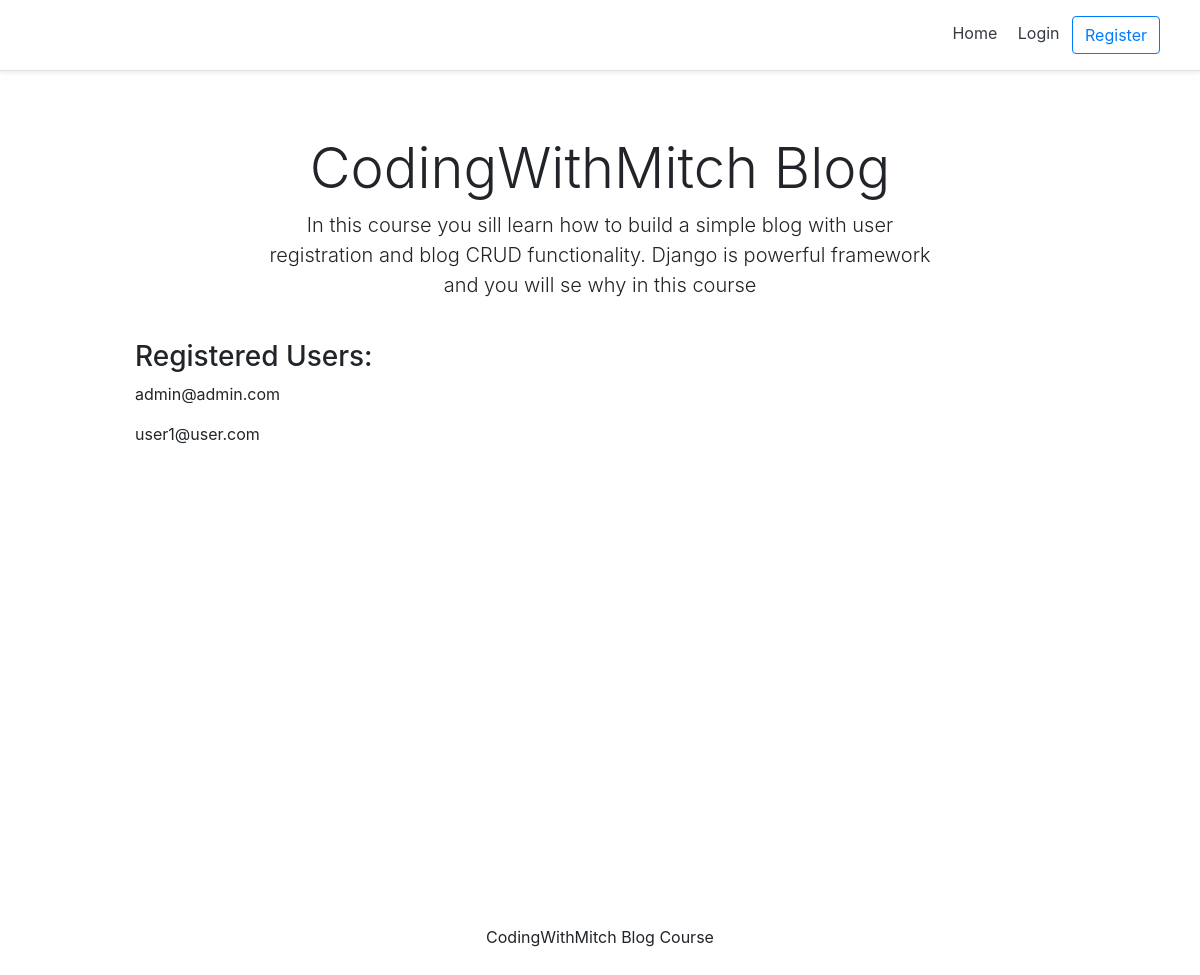
The app's page /, older data.
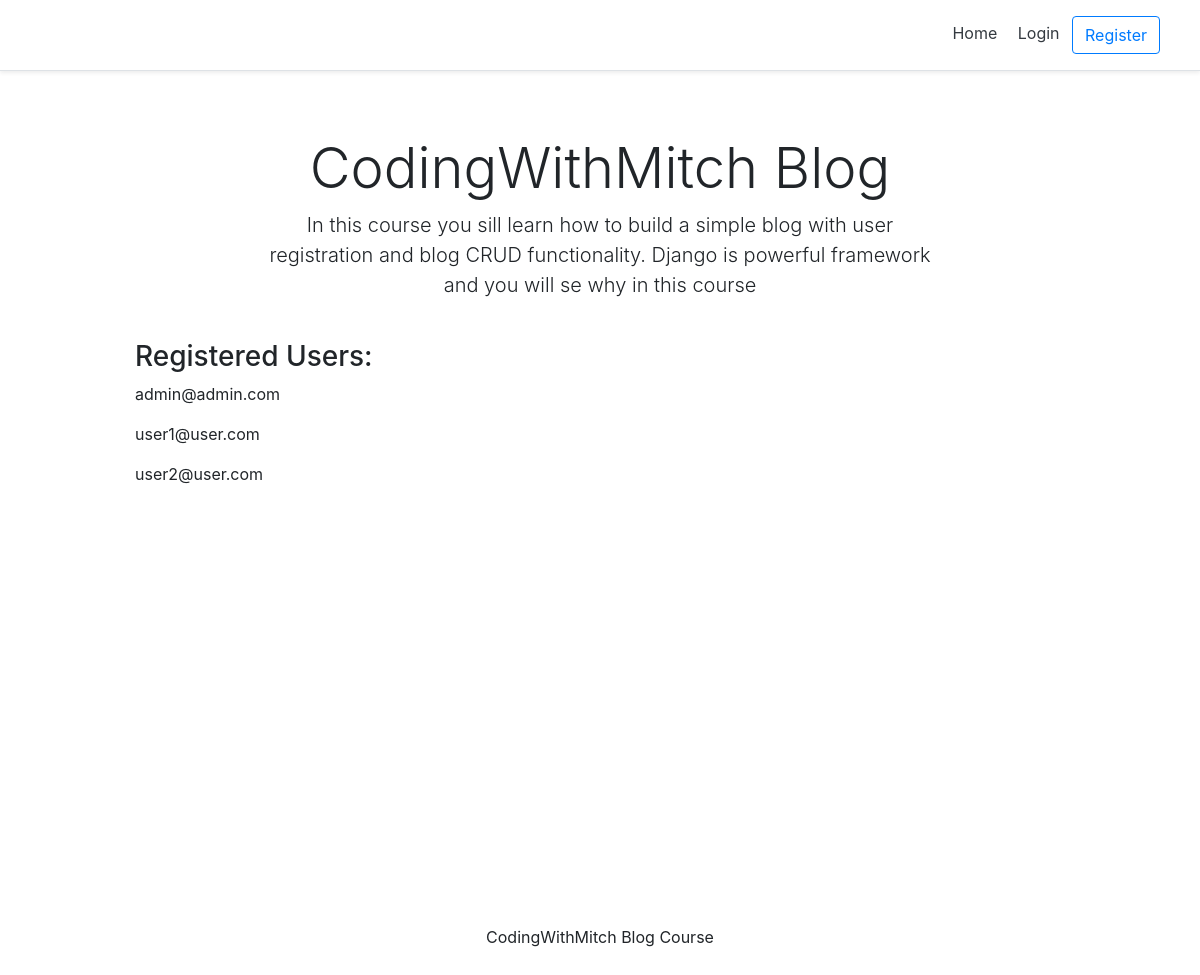
The same page, newer data.
### account/models.py (models this page shows, shortened)
class Account(AbstractBaseUser):
	email					= models.EmailField(verbose_name="email", max_length=60, unique=True)
	username				= models.CharField(max_length=30, unique=True)
	date_joined				= models.DateTimeField(verbose_name='date joined', auto_now_add=True)
	last_login				= models.DateTimeField(verbose_name='last login', auto_now=True)
	is_admin				= models.BooleanField(default=False)
	is_active				= models.BooleanField(default=True)
	is_staff				= models.BooleanField(default=False)
	is_superuser			= models.BooleanField(default=False)
	USERNAME_FIELD = 'email'
	REQUIRED_FIELDS = ['username']
	objects = MyAccountManager()
	def __str__(self):
		return self.email

### personal/views.py (the view)
# urls.py: path('', home_screen_view, name="home"),
def home_screen_view(request):
	context = {}
	accounts = Account.objects.all()
	context['accounts'] = accounts
	return render(request, "personal/home.html", context)

### personal/templates/personal/home.html
{% extends 'base.html' %}
{% block content %}
	<div class="pricing-header px-3 py-3 pt-md-5 pb-md-4 mx-auto text-center">
	  <h1 class="display-4">CodingWithMitch Blog</h1>
	  <p class="lead">In this course you sill learn how to build a simple blog with user registration and blog CRUD functionality.
	  					Django is powerful framework and you will se why in this course</p>
	</div>
	<div class="container">
		<div class="d-flex flex-column">
			<h3>Registered Users:</h3>
			{% for account in accounts %}
				<p>{{account}}</p>
			{% endfor %}
		</div>
	</div>
{% endblock content %}

### templates/base.html (shortened to what this page needs)
<!DOCTYPE html>
<html>
<head>
	{% include 'snippets/header.html' %}
</head>
<body>
	<div class="main">
		{% block content %}
		{% endblock content %}
	</div>
	{% include 'snippets/footer.html' %}
</body>
</html>

### templates/snippets/header.html (shortened to what this page needs)
	<link rel="stylesheet" href="https://stackpath.bootstrapcdn.com/bootstrap/4.3.1/css/bootstrap.min.css">
	<div class="d-flex flex-column flex-md-row align-items-center p-3 px-md-4 mb-3 bg-white border-bottom shadow-sm">
	  <nav class="my-2 my-md-0 mr-md-3">
	  	{% if request.user.is_authenticated %}
			<a class="p-2 text-dark" href="{% url 'home' %}">Home</a>
			<a class="p-2 text-dark" href="{% url 'account' %}">Acccount</a>
		   	<a class="p-2 text-dark" href="{% url 'logout' %}">Logout</a>
		{% else %}
			<a class="p-2 text-dark" href="{% url 'home' %}">Home</a>
			<a class="p-2 text-dark" href="{% url 'login' %}">Login</a>
			<a class="btn btn-outline-primary" href="{% url 'register' %}">Register</a>
	    {% endif %}
	  </nav>
	</div>

### templates/snippets/footer.html (shortened to what this page needs)
<div class="d-flex flex-row slign-items-center footer">
	<p class="m-auto">CodingWithMitch Blog Course</p>
</div>

### templates/snippets/header.html (style rules this page uses)
@media (min-width: 768px) { html { font-size: 16px; } }
.container { max-width: 960px; }
.pricing-header { max-width: 700px; }

### templates/base.html (style rules this page uses)
.main { min-height: 100vh; height: 100% }

### templates/snippets/footer.html (style rules this page uses)
.footer { min-height: 100px; }

Row changes from the older to the newer data that the page shows:
added Account: email "user2@user.com"
